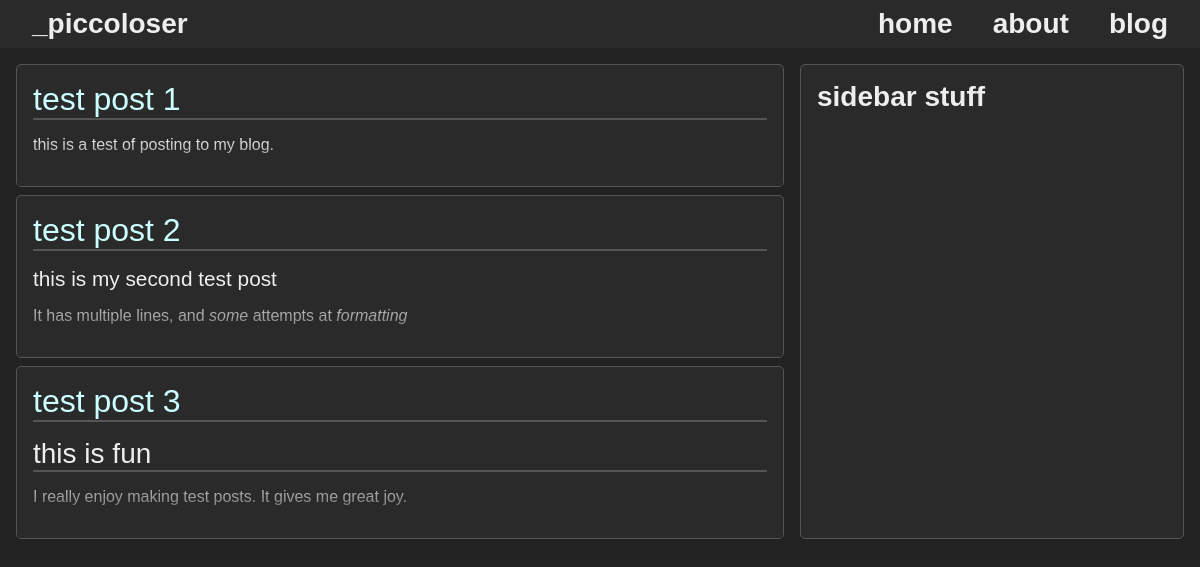
/blog, run on an earlier commit of the app's database.
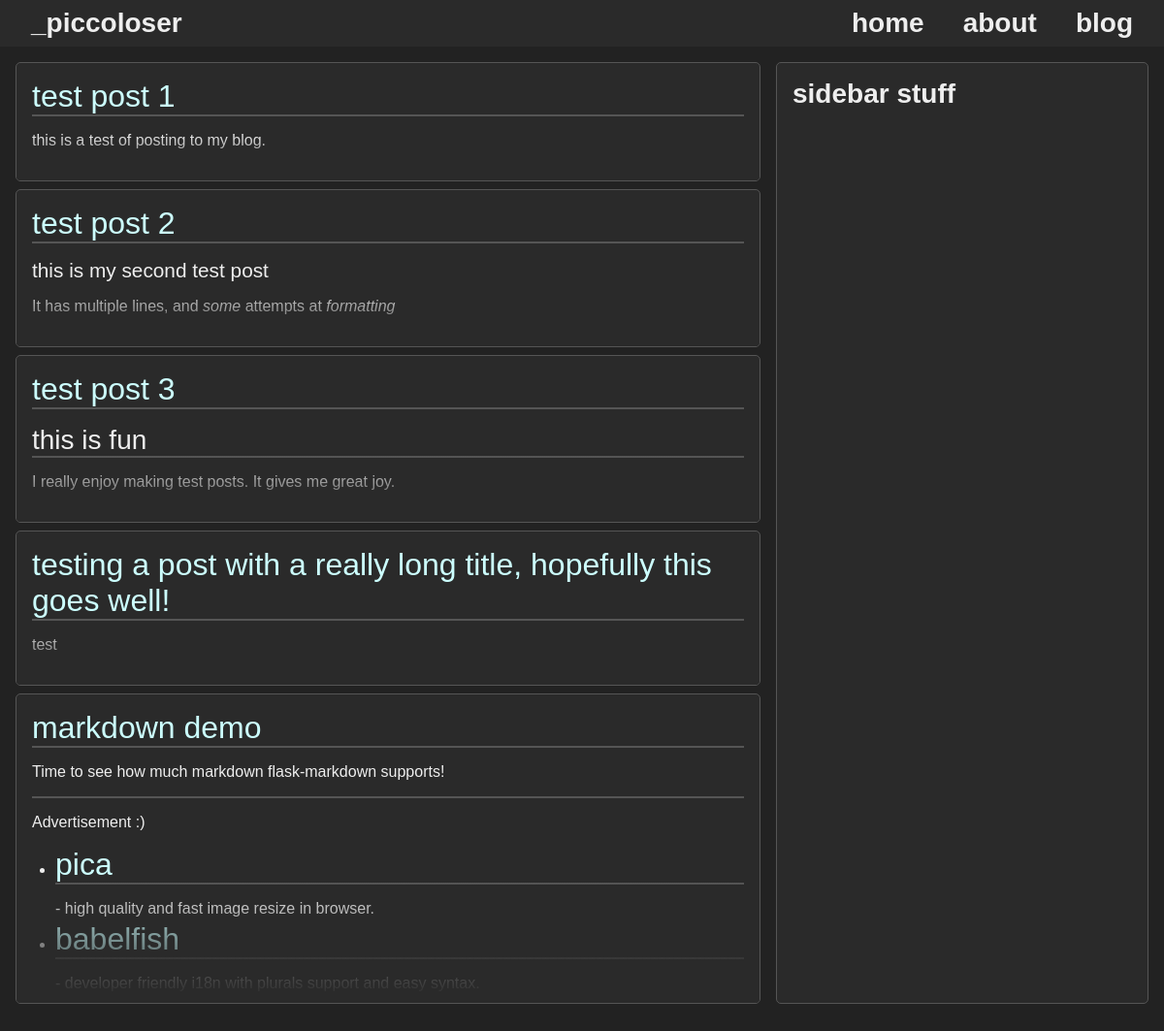
And on a later commit of the database.
### app/models.py (models this page shows, shortened)
class Post(db.Model):
    id = db.Column(db.Integer, primary_key = True)
    title = db.Column(db.String, nullable = False)
    date = db.Column(db.DateTime, nullable = False, default = datetime.utcnow)
    content = db.Column(db.Text, nullable = False)
    user_id = db.Column(db.Integer, db.ForeignKey("user.id"), nullable = False)

### app/routes.py (the view)
@app.route("/blog")
def blog():
    posts = Post.query.all()
    return render_template("blog.html", markdown = markdown, posts = posts)

### app/templates/blog.html (shortened to what this page needs)
{% extends "base.html" %}
{% block body %}
<main class="with-sidebar">
    <div class="content">
        {% for post in posts %}
            <section class="post-preview">
                <strong><a href="{{ url_for('post', post_id = post.id) }}">{{ post.title }}</a></strong>
                {{ post.content|markdown }}
            </section>
        {% endfor %}
    </div>
    <aside class="side-content">
        <strong>Sidebar Stuff</strong>
    </aside>
</main>
{% endblock body %}

### app/templates/base.html (shortened to what this page needs)
<!DOCTYPE html>
<html lang="en">
<head>
    <link rel="stylesheet" href="{{ url_for('static', filename = 'main.css') }}">
</head>
<body>
    <header id="top-bar">
        <a href="{{ url_for('index') }}">_piccoloser</a>
        <nav id="site-navigation">
            <ul>
                <li><a href="{{ url_for('index') }}">home</a></li>
                <li><a href="{{ url_for('about') }}">about</a></li>
                <li><a href="{{ url_for('blog') }}">blog</a></li>
            </ul>
        </nav>
    </header>
    {% block body %}{% endblock %}
</body>
</html>

### app/static/main.css (style rules this page uses)
:root { --bd: #555; --bd-light: #666; --bd-radius: 5px; --bg: #222; --bg-accent: #2a2a2a; --font: #eee; --h1: 1.75rem; --link: #cff; --link-hover: #eff; --light: #bbb; --lighter: #ddd; --message-failure: #a00; --message-info: #08a; --message-success: #080; --muted: #333; }
* { box-sizing: border-box; color: var(--font); font-family: sans-serif; margin: 0; padding: 0; }
#top-bar { display: flex; align-items: center; justify-content: space-between; position: sticky; top: 0; left: 0; z-index: 4; height: 3rem !important; padding: 0 2rem; background-color: var(--bg-accent); }
#top-bar a:first-child { font-size: var(--h1); font-weight: bold; text-transform: lowercase; }
#top-bar a { color: var(--font); }
#site-navigation { height: 3rem; transition: height .1s ease-in; }
#site-navigation ul { display: flex; align-items: baseline; gap: 1rem; font-size: 1.5rem; list-style-type: none; }
.content { display: flex; flex-direction: column; gap: .5rem; position: relative; max-width: 100%; }
.post-preview { position: relative; max-height: 20rem; overflow: hidden; }
.post-preview:after { content: ''; position: absolute; top: 0; left: 0; width: 100%; height: 100%; background: linear-gradient(transparent 60%, var(--bg-accent) 98%); pointer-events: none; }
.post-preview strong > a:first-child { display: block; margin-bottom: 1rem; font-size: 2rem; border-bottom: 2px solid var(--bd); }
.post-preview * { margin-top: 0; font-weight: normal; }
.top-content strong, .side-content strong { font-size: var(--h1); text-transform: lowercase; }
a, a > b { color: var(--link); text-decoration: none; }
body { background-color: var(--bg); overflow-x: hidden; }
h1 { font-size: var(--h1); }
h2 { font-size: 1.3rem; }
h1, h2, h3, h4, h5, h6 { margin-bottom: 1rem; font-weight: bold; text-transform: lowercase; }
hr { margin: .5rem 0 1rem; border: solid 1px var(--bd); }
li { margin: .25rem 0; margin-left: 1.5rem; }
li:first-child { margin-top: .5rem; }
li:last-child { margin-bottom: .5rem; }
main { gap: 1rem; padding: 1rem; }
main.with-sidebar { display: grid; grid-template-columns: [content] 2fr [sidebar] 1fr; }
caption, cite, figcaption, p { margin: .5rem 0; }
section, .post-content, .top-content, .side-content { min-width: 320px; padding: 1rem; background-color: var(--bg-accent); border: solid 1px var(--bd); border-radius: var(--bd-radius); }
section h1 { border-bottom: solid 2px var(--bd); }
section p { margin: 1rem 0; }

What changed in the data, as far as the page shows it:
added Post: title "testing a post with a really long title, hopefully this goes well!", content "test"
added Post: title "markdown demo", content "Time to see how much markdown flask-markdown supports! Advertisement :) pica - high quality and fast image resize in browser. babelfish - developer friendly i18n with plurals support and easy syntax."
